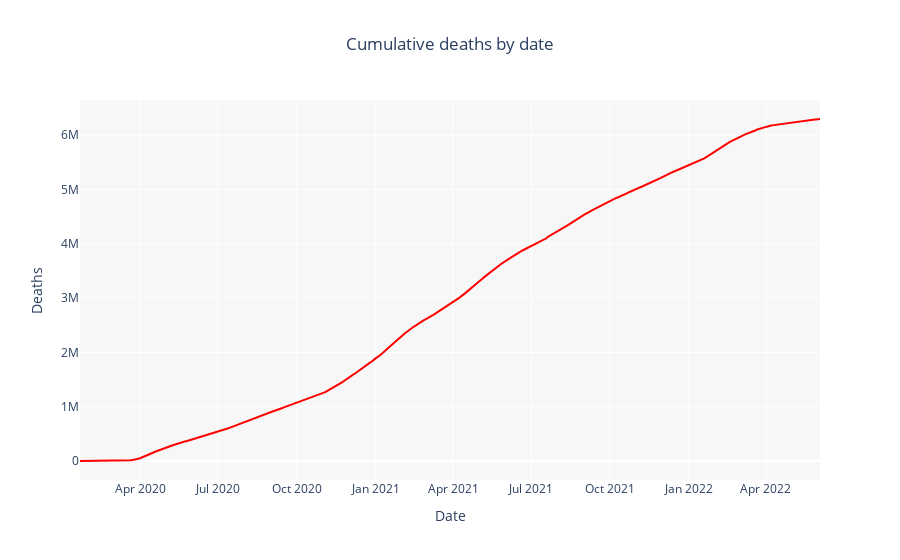

The notebook cell saved with this chart:
### Markdown cell above
Całkowita liczba zgonów na świecie na przestrzeni czasu

### Code cell
fig = go.Figure(go.Scatter(x=df_world['date'], y=df_world['total_deaths'], line_color='red'))
fig.update_layout(xaxis_title='Date',yaxis_title='Deaths',title_text='Cumulative deaths by date',title_x=0.5,plot_bgcolor='#F7F7F7')
fig.show()

### Figure 1 — Plotly figure (JSON) as saved in the notebook; plotly's stock layout.template omitted (floating-point values rounded to 4 significant figures; data arrays with more than 128 entries replaced by an {"elided": "..."} marker saying what was removed)
{"data": [{"line": {"color": "red"}, "type": "scatter", "x": {"elided": "864 str values"}, "y": {"elided": "864 int values"}}], "layout": {"plot_bgcolor": "#F7F7F7", "title": {"text": "Cumulative deaths by date", "x": 0.5}, "xaxis": {"title": {"text": "Date"}}, "yaxis": {"title": {"text": "Deaths"}}}}
